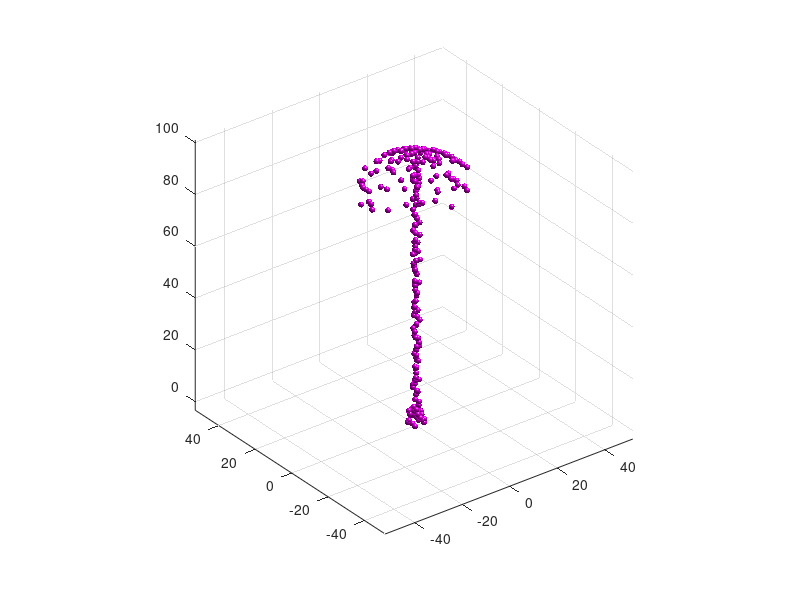

The MATLAB script that drew this image:
[x,y,z] = sphere;

figure
surf(x,y,z,'EdgeColor','none','LineStyle','none','FaceLighting','phong')
hold on

for i = 1:30    
    surf(x+5*rand(1)-2.5,y+5*rand(1)-2.5,z+5*rand(1)-2.5,'EdgeColor','none','LineStyle','none','FaceLighting','phong') 
end

for i = 1:100    
    surf(x+2*rand(1)-1,y+2*rand(1)-1,z+i+rand(1)-0.5,'EdgeColor','none','LineStyle','none','FaceLighting','phong') 
end

for i = 1:100
    theta = 2*pi*rand(1);    
    r = 20*rand(1);
    x0 = (2+r)*cos(theta);
    y0 = (2+r)*sin(theta);
    z0 = 0.03*r^2;
    surf(x+x0,y+y0,z+100-z0,'EdgeColor','none','LineStyle','none','FaceLighting','phong') 
end

camlight right
axis equal
colormap([1 0 1])